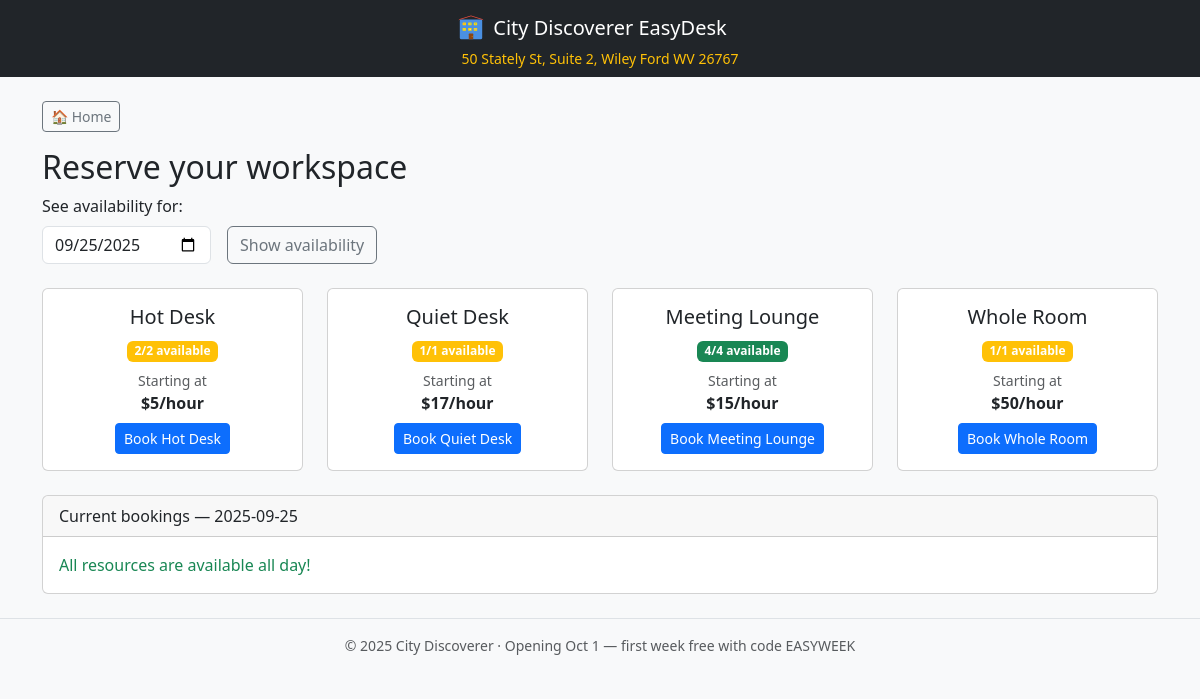
/book, run on an earlier commit of the app's database.
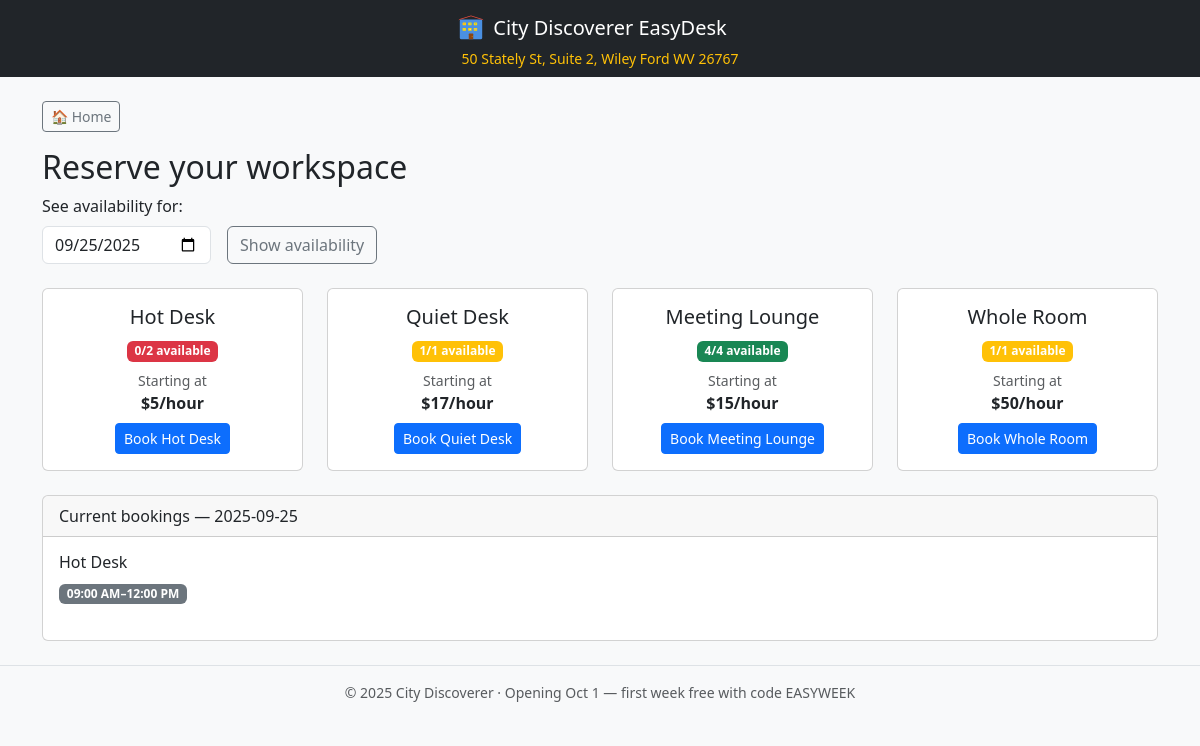
And on a later commit of the database.
### main.py (models this page shows, shortened)
class Resource(db.Model):
    id = db.Column(db.Integer, primary_key=True)
    name = db.Column(db.String(120), nullable=False)
    hourly_rate_cents = db.Column(db.Integer, nullable=False)
    day_rate_cents = db.Column(db.Integer, nullable=False, default=0)
    week_rate_cents = db.Column(db.Integer, nullable=False, default=0)
    month_rate_cents = db.Column(db.Integer, nullable=False, default=0)
    capacity = db.Column(db.Integer, default=10)
    opening_hours = db.Column(db.Text)  # JSON string
    active = db.Column(db.Boolean, default=True)

class Booking(db.Model):
    id = db.Column(db.Integer, primary_key=True)
    email = db.Column(db.String(200), nullable=False, index=True)
    name = db.Column(db.String(120))
    resource_id = db.Column(db.Integer, db.ForeignKey("resource.id"), nullable=False)
    plan_type = db.Column(db.String(10), nullable=False, default="hour")  # hour, day, week, month
    seats = db.Column(db.Integer, default=1)
    start_dt = db.Column(db.DateTime, nullable=False)
    end_dt = db.Column(db.DateTime, nullable=False)
    hours = db.Column(db.Float, nullable=False)
    amount_cents = db.Column(db.Integer, nullable=False)
    status = db.Column(db.String(20), default="reserved")  # reserved, paid, cancelled, checked_in, free
    promo_applied = db.Column(db.String(40))
    pass_id = db.Column(db.Integer, db.ForeignKey("pass.id"), nullable=True)
    created_at = db.Column(db.DateTime, default=dt.datetime.utcnow)
    resource = db.relationship("Resource")

### main.py (the view)
@app.get("/book")
def book_page():
    resources = Resource.query.filter_by(active=True).all()
    date = request.args.get("date") or dt.date.today().isoformat()
    pre_selected_plan = request.args.get("plan")  # Get pre-selected plan from URL
    grouped = day_bookings(date)
    capacity_info = {}
    for r in resources:
        start_dt = parse_dt(date, "09:00")
        end_dt = parse_dt(date, "17:00")
        available = seats_left(r.id, start_dt, end_dt)
        capacity_info[r.id] = {"available": available, "total": r.capacity}
    return render_template("book.html",
                         resources=resources,
                         promo=PROMO_CODE,
                         date=date,
                         grouped=grouped,
                         capacity_info=capacity_info,
                         as_money=as_money,
                         use_mercury=USE_MERCURY,
                         allow_pos=ALLOW_POS_CHECKOUT,
                         pre_selected_plan=pre_selected_plan)

### main.py (called while the page is built)
def parse_dt(date_str, time_str):
    y, m, d = map(int, date_str.split("-"))
    hh, mm = map(int, time_str.split(":"))
    return dt.datetime(y, m, d, hh, mm)

def seats_left(resource_id, start_dt, end_dt):
    resource = Resource.query.get(resource_id)
    if not resource:
        return 0
    used_seats = db.session.query(db.func.coalesce(db.func.sum(Booking.seats), 0)).filter(
        Booking.resource_id == resource_id,
        Booking.status.in_(["reserved", "paid", "checked_in", "free"]),
        Booking.start_dt < end_dt,
        Booking.end_dt > start_dt
    ).scalar() or 0
    return max(0, resource.capacity - used_seats)

def day_bookings(date_str):
    y, m, d = map(int, date_str.split("-"))
    start = dt.datetime(y, m, d, 0, 0)
    end = start + dt.timedelta(days=1)
    bookings = Booking.query.filter(
        Booking.start_dt < end,
        Booking.end_dt > start,
        Booking.status.in_(["reserved", "paid", "checked_in", "free"])
    ).order_by(Booking.resource_id, Booking.start_dt).all()
    grouped = {}
    for b in bookings:
        grouped.setdefault(b.resource_id, []).append(b)
    return grouped

### templates/book.html (shortened to what this page needs)
{% extends "base.html" %}
{% block content %}
<div class="mb-3">
  <a href="/" class="btn btn-outline-secondary btn-sm">
    🏠 Home
  </a>
</div>
{% if pre_selected_plan %}
<div class="row mb-4">
  <div class="col-12">
    <div class="alert alert-info">
      <strong>{{ pre_selected_plan.title() }} booking selected</strong> — Choose your workspace below
      <button class="btn btn-sm btn-outline-secondary ms-3" data-bs-toggle="modal" data-bs-target="#changePlanModal">← Change plan</button>
    </div>
  </div>
</div>
<h2>Choose your workspace</h2>
<p class="text-muted mb-4">
  {% if pre_selected_plan == 'hour' %}Book specific time slots with flexible scheduling{% endif %}
  {% if pre_selected_plan == 'day' %}Full day access within business hours{% endif %}
  {% if pre_selected_plan == 'week' %}7 consecutive days of unlimited access{% endif %}
  {% if pre_selected_plan == 'month' %}30 consecutive days of unlimited access{% endif %}
</p>
<div class="row g-3 mb-4">
  <div class="col-auto">
    <label class="form-label">See availability for:</label>
    <input type="date" id="selected-date" value="{{ date }}" class="form-control">
  </div>
  <div class="col-auto align-self-end">
    <button class="btn btn-outline-secondary" onclick="showAvailabilityCalendar()">Show availability</button>
  </div>
</div>
<div class="row g-4 mb-4">
  {% for r in resources %}
  <div class="col-md-6">
    <div class="card h-100 resource-card" onclick="selectResourceForPlan({{ r.id }}, '{{ r.name }}', '{{ pre_selected_plan }}')">
      <div class="card-body">
        <h5 class="card-title">{{ r.name }}</h5>
        <p class="text-muted">Capacity: {{ r.capacity }} seats</p>
        {% set info = capacity_info.get(r.id, {'available': r.capacity, 'total': r.capacity}) %}
        <span class="badge mb-3 {{ 'bg-success' if info.available > 2 else 'bg-warning' if info.available > 0 else 'bg-danger' }}">
          {{ info.available }}/{{ info.total }} available
        </span>
        <div class="pricing-display">
          {% if pre_selected_plan == 'hour' %}
            <h4 class="text-primary">${{ "%.0f"|format(r.hourly_rate_cents/100) }}<small>/hour</small></h4>
          {% elif pre_selected_plan == 'day' %}
            <h4 class="text-primary">${{ "%.0f"|format(r.day_rate_cents/100) }}<small>/day</small></h4>
          {% elif pre_selected_plan == 'week' %}
            <h4 class="text-primary">${{ "%.0f"|format(r.week_rate_cents/100) }}<small>/week</small></h4>
          {% elif pre_selected_plan == 'month' %}
            <h4 class="text-primary">${{ "%.0f"|format(r.month_rate_cents/100) }}<small>/month</small></h4>
          {% endif %}
        </div>
        <button class="btn btn-primary w-100 mt-3">
          Book {{ r.name }}
        </button>
      </div>
    </div>
  </div>
  {% endfor %}
</div>
{% else %}
<h2>Reserve your workspace</h2>
<form method="get" action="/book" class="row g-3 mb-4">
  <div class="col-auto">
    <label class="form-label">See availability for:</label>
    <input type="date" name="date" value="{{ date }}" class="form-control">
  </div>
  <div class="col-auto align-self-end">
    <button class="btn btn-outline-secondary">Show availability</button>
  </div>
</form>
<div class="row g-4 mb-4">
  {% for r in resources %}
  <div class="col-md-6 col-lg-3">
    <div class="card h-100 resource-card" data-resource-id="{{ r.id }}" onclick="selectResource({{ r.id }}, '{{ r.name }}')">
      <div class="card-body text-center">
        <h5 class="card-title">{{ r.name }}</h5>
        {% set info = capacity_info.get(r.id, {'available': r.capacity, 'total': r.capacity}) %}
        <span class="badge mb-2 {{ 'bg-success' if info.available > 2 else 'bg-warning' if info.available > 0 else 'bg-danger' }}">
          {{ info.available }}/{{ info.total }} available
        </span>
        <div class="pricing-preview">
          <small class="text-muted d-block">Starting at</small>
          <strong>${{ "%.0f"|format(r.hourly_rate_cents/100) }}/hour</strong>
        </div>
        <button class="btn btn-primary btn-sm mt-2">
          Book {{ r.name }}
        </button>
      </div>
    </div>
  </div>
  {% endfor %}
</div>
{% endif %}
<div class="card">
  <div class="card-header">Current bookings — {{ date }}</div>
  <div class="card-body">
    {% if grouped %}
      <div class="row">
        {% for resource_id, bookings in grouped.items() %}
          {% set resource = resources|selectattr("id", "equalto", resource_id)|first %}
          <div class="col-md-6 mb-3">
            <h6>{{ resource.name if resource else 'Resource ' + resource_id|string }}</h6>
            {% for b in bookings %}
              <span class="badge text-bg-secondary me-1 mb-1">
                {{ b.start_dt.strftime("%I:%M %p") }}–{{ b.end_dt.strftime("%I:%M %p") }}
              </span>
            {% endfor %}
          </div>
        {% endfor %}
      </div>
    {% else %}
      <p class="text-success mb-0">All resources are available all day!</p>
    {% endif %}
  </div>
</div>
{% endblock %}

### templates/base.html (shortened to what this page needs)
<!doctype html>
<html>
<head>
  <link href="https://cdn.jsdelivr.net/npm/bootstrap@5.3.3/dist/css/bootstrap.min.css" rel="stylesheet">
</head>
<body class="bg-light">
<nav class="navbar navbar-expand-lg navbar-dark bg-dark">
  <div class="container">
    <div class="mx-auto text-center">
      <a class="navbar-brand d-flex align-items-center justify-content-center" href="/">
        City Discoverer EasyDesk
      </a>
      <div class="text-warning small">50 Stately St, Suite 2, Wiley Ford WV 26767</div>
    </div>
  </div>
</nav>
<main class="container py-4">
  {% block content %}{% endblock %}
</main>
<footer class="border-top py-3 text-center small text-muted">
  © 2025 City Discoverer · Opening Oct 1 — first week free with code EASYWEEK
</footer>
</body>
</html>

What changed in the data, as far as the page shows it:
computed for Resource "Hot Desk": available "2" → "0"
added Booking: start_dt "09:00 AM", end_dt "12:00 PM"
Also different on the page:
new list line: "Hot Desk"
text no longer shown: "All resources are available all day!"
